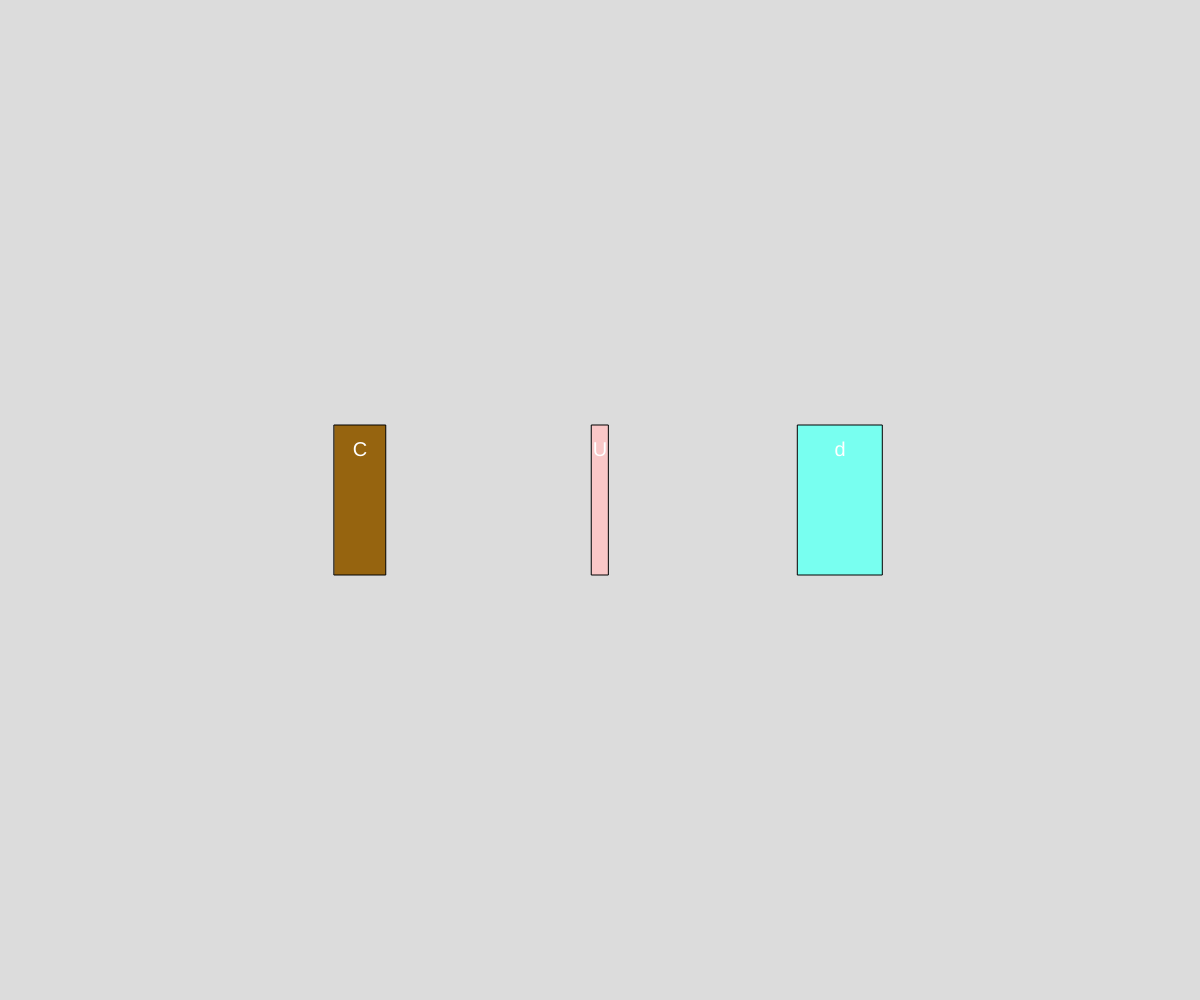
Frame 1 (no input)
Frame 60 (no input): identical to frame 1, image omitted
Frame 120 (the mouse pressed at the canvas centre since frame 60): identical to frame 1, image omitted

The p5.js sketch that drew this single still picture (run headless with seeded random() and noise() and a simulated clock; from frame 60 on, the mouse is pressed at the canvas centre):

// p5.js sketch
// ── sketch.js
// Intro to objects
// Devin
// October/10,2024

let myBook;

function setup() {
  createCanvas(windowWidth, windowHeight);
  myBook1 = new Book("CS 30 Textbook", "MR.Scott", "leatherbound", 515, 1234567891011, width*0.3);
  myBook2 = new Book("UIAGHWFY", "jamborea","softcover", 167, 1234567890675, width*0.5);
  myBook3 = new Book("dhwagudy", "diuwHIDi", "hardcover", 846, 2648573547838, width*0.7);
}

function draw() {
  background(220);
  myBook1.display();
  myBook2.display();
  myBook3.display();
}

class Book{
  //1. constructor
  constructor(title, author, coverType, pages, isbn, x){
    this.title = title;
    this.author = author;
    this.coverType = coverType;
    this.pages = pages;
    this.isbn = isbn;
    this.x = x;
  }
  //2. class methods
  printSummary(){
    //print a nicely formatted ddescription of object
    print(this.title + ", by "+this.author);
    print("length: " + this.pages + " pages.");
    print("Covertype: " + this.coverType);
    print("ISBN: " + this.isbn);
  }
  
  display(){
    //visualize book based on properties
    //width depends on pages(1/10 scale)
    rectMode(CENTER); textAlign(CENTER, CENTER);
    switch(this.coverType){
    case "softcover":
      fill(250,200,200);  break;
    case "hardcover":
      fill(120,255,240); break ;
    case "leatherbound":
      fill(150,100,15); break;
    }
    rect(this.x, height/2, this.pages/10, 150);
    textSize(20);  fill(255);
    text(this.title[0], this.x, height/2 - 50);
  }
}
